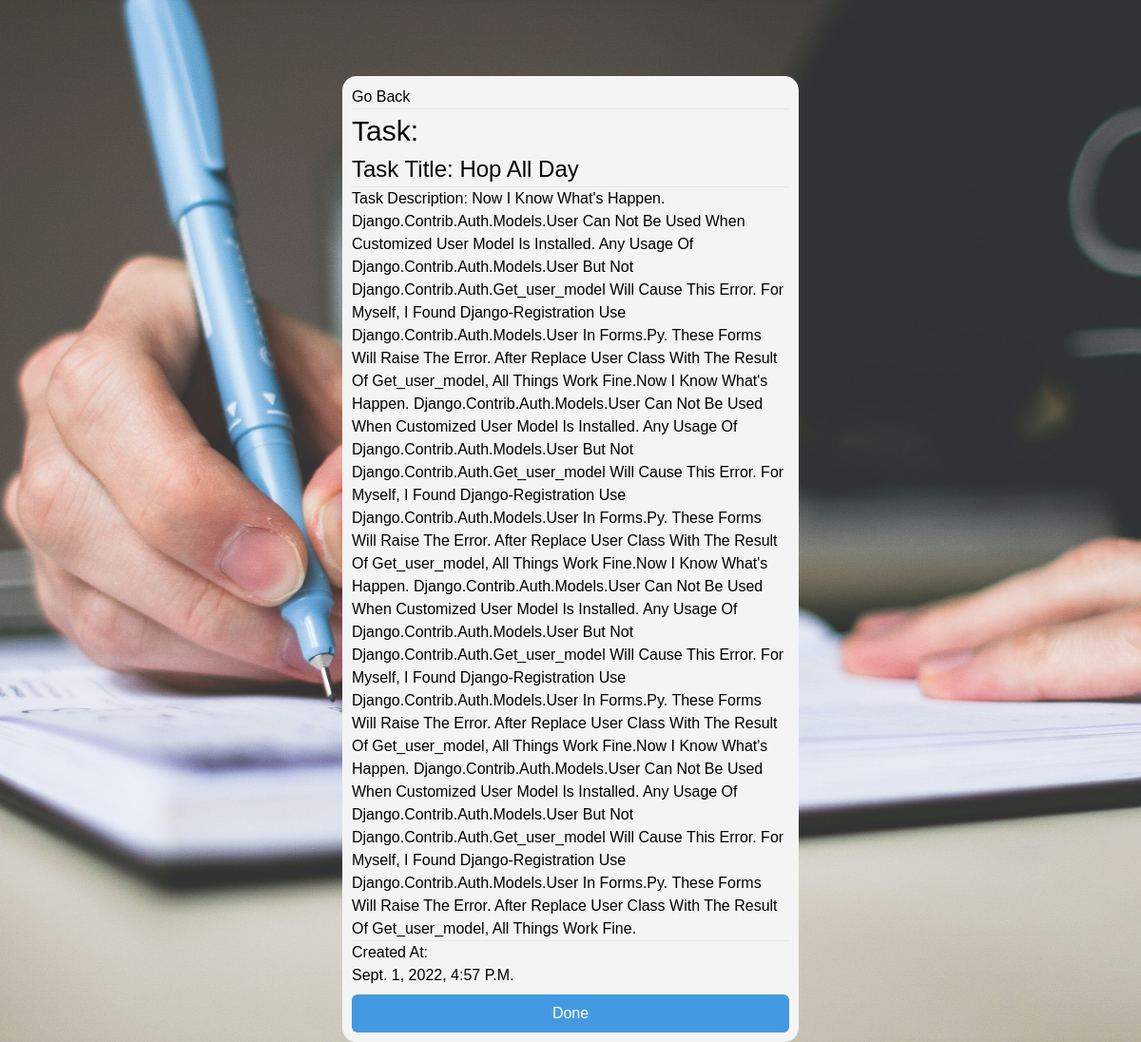
Screenshot of /views/2 (signed in) with the database file from the repository.
### to_do_listapp/models.py (models this page shows, shortened)
class Task(models.Model):
    TASK_CHOICES=(
        ('complete', 'Complete'),
        ('incomplete','Incomplete'),
    )
    user = models.ForeignKey(User, on_delete=models.CASCADE, null=True, blank=True)
    title = models.CharField(max_length=100, null=True)
    description = models.TextField(null=True, blank=True)
    status = models.CharField(choices=TASK_CHOICES, max_length=10, null=True, blank=True)
    created_at = models.DateTimeField(auto_now_add=True)

### to_do_listapp/views.py (the view)
# urls.py: path('views/<str:pk>',views.TaskView.as_view(),name='task-view'),
class TaskView(LoginRequiredMixin, generic.DetailView):
    template_name = 'view.html'
    form_class = TaskEditForm
    queryset = Task.objects.all()
    context_object_name = 'task'

### to_do_listapp/templates/view.html
{% extends 'index.html' %}
{% block content %}
<div class="container">
    <div  class="mt-20">
        <div class="boxx">
            <p><a href="{% url 'task:task-list' %}" class="hover:text-blue-500">Go back</a></p>
            <hr>
            <h1 class="text-3xl text-black">Task:</h1>
            <h3 class="text-2xl">Task title: {{task.title}}</h3>
            <hr>
            <h3 class="">Task Description: {{task.description}}</h3><hr>
            <h2>created at:</h2> <p><h2>{{task.created_at}}</h2></p>
            <h3><a href="{% url 'task:task-list' %}">
                <button class="mt-2 w-full text-white bg-blue-500 hover:bg-blue-600 px-3 py-2 rounded-md">
                    Done
                </button>
        </div>
    </div>
</div>
{% endblock %}

### static/styless.css (style rules this page uses)
* { margin: 0; padding: 0; box-sizing: border-box; font-family: "cosmic Sans Ms", cursive, sans-serif; font-weight: 300; }
body { font-family: "cosmic Sans Ms", cursive, sans-serif; background-color: #b4b4b4; background-image: url(images/background2.jpg); background-size: cover; width: 100%; background-position: center; min-height: 100vh; }
.container { margin: auto; width: 40%; position: center; }
.boxx { box-sizing: border-box; background-color: #f4f4f4; padding: 10px; border: 3px gray; border-radius: 15px; text-transform: capitalize; align-items: center; }
.boxx a { text-decoration: none; }
button { border-radius: 3px; margin-top: 2px; padding: 3px; border: 3px, black; }

### rows the page displays
Task: title "Hop All Day", description "Now I Know What's Happen. Django.contrib.auth.models.User Can Not Be Used When Customized User Model Is Installed. Any Usage Of Django.contrib.auth.models.User But Not Django.contrib.auth.get_user_model Will Cause This Error. For Myself, I Found Django-Registration Use Django.contrib.auth.models.User In Forms.py. These Forms Will Raise The Error. After Replace User Class With The Result Of Get_user_model, All Things Work Fine.Now I Know What's Happen. Django.contrib.auth.models.User Can Not Be Used When Customized User Model Is Installed. Any Usage Of Django.contrib.auth.models.User But Not Django.contrib.auth.get_user_model Will Cause This Error. For Myself, I Found Django-Registration Use…", created_at "Sept. 1, 2022, 4:57 P.m."
